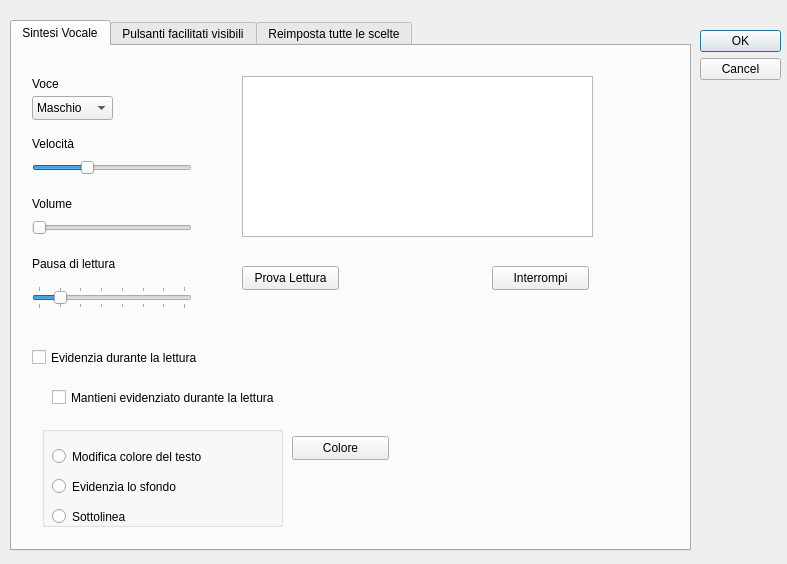
<?xml version="1.0" encoding="UTF-8"?>
<ui version="4.0">
 <class>Dialog</class>
 <widget class="QDialog" name="Dialog">
  <property name="geometry">
   <rect>
    <x>0</x>
    <y>0</y>
    <width>787</width>
    <height>564</height>
   </rect>
  </property>
  <property name="windowTitle">
   <string>Dialog</string>
  </property>
  <widget class="QDialogButtonBox" name="buttonBox">
   <property name="geometry">
    <rect>
     <x>700</x>
     <y>30</y>
     <width>81</width>
     <height>241</height>
    </rect>
   </property>
   <property name="orientation">
    <enum>Qt::Vertical</enum>
   </property>
   <property name="standardButtons">
    <set>QDialogButtonBox::Cancel|QDialogButtonBox::Ok</set>
   </property>
  </widget>
  <widget class="QTabWidget" name="tabWidget">
   <property name="geometry">
    <rect>
     <x>10</x>
     <y>20</y>
     <width>681</width>
     <height>531</height>
    </rect>
   </property>
   <property name="currentIndex">
    <number>0</number>
   </property>
   <widget class="QWidget" name="tabSintesi">
    <attribute name="title">
     <string>Sintesi Vocale</string>
    </attribute>
    <widget class="QComboBox" name="voiceComboBox">
     <property name="geometry">
      <rect>
       <x>20</x>
       <y>50</y>
       <width>81</width>
       <height>24</height>
      </rect>
     </property>
     <item>
      <property name="text">
       <string>Maschio</string>
      </property>
     </item>
     <item>
      <property name="text">
       <string>Femmina</string>
      </property>
     </item>
    </widget>
    <widget class="QLabel" name="label">
     <property name="geometry">
      <rect>
       <x>20</x>
       <y>30</y>
       <width>52</width>
       <height>15</height>
      </rect>
     </property>
     <property name="text">
      <string>Voce</string>
     </property>
    </widget>
    <widget class="QSlider" name="speedHorizontalSlider">
     <property name="geometry">
      <rect>
       <x>20</x>
       <y>110</y>
       <width>160</width>
       <height>23</height>
      </rect>
     </property>
     <property name="minimum">
      <number>5</number>
     </property>
     <property name="maximum">
      <number>20</number>
     </property>
     <property name="singleStep">
      <number>1</number>
     </property>
     <property name="pageStep">
      <number>1</number>
     </property>
     <property name="value">
      <number>10</number>
     </property>
     <property name="sliderPosition">
      <number>10</number>
     </property>
     <property name="orientation">
      <enum>Qt::Horizontal</enum>
     </property>
     <property name="tickInterval">
      <number>1</number>
     </property>
    </widget>
    <widget class="QLabel" name="label_2">
     <property name="geometry">
      <rect>
       <x>20</x>
       <y>90</y>
       <width>52</width>
       <height>15</height>
      </rect>
     </property>
     <property name="text">
      <string>Velocità</string>
     </property>
    </widget>
    <widget class="QLabel" name="label_3">
     <property name="geometry">
      <rect>
       <x>20</x>
       <y>150</y>
       <width>52</width>
       <height>15</height>
      </rect>
     </property>
     <property name="text">
      <string>Volume</string>
     </property>
    </widget>
    <widget class="QSlider" name="volumeHorizontalSlider">
     <property name="geometry">
      <rect>
       <x>20</x>
       <y>170</y>
       <width>160</width>
       <height>23</height>
      </rect>
     </property>
     <property name="orientation">
      <enum>Qt::Horizontal</enum>
     </property>
    </widget>
    <widget class="QTextEdit" name="textEdit">
     <property name="geometry">
      <rect>
       <x>230</x>
       <y>30</y>
       <width>351</width>
       <height>161</height>
      </rect>
     </property>
    </widget>
    <widget class="QPushButton" name="playPushButton">
     <property name="geometry">
      <rect>
       <x>230</x>
       <y>220</y>
       <width>97</width>
       <height>24</height>
      </rect>
     </property>
     <property name="text">
      <string>Prova Lettura</string>
     </property>
    </widget>
    <widget class="QPushButton" name="stopPushButton">
     <property name="geometry">
      <rect>
       <x>480</x>
       <y>220</y>
       <width>97</width>
       <height>24</height>
      </rect>
     </property>
     <property name="text">
      <string>Interrompi</string>
     </property>
    </widget>
    <widget class="QCheckBox" name="evidenziaCheckBox">
     <property name="geometry">
      <rect>
       <x>20</x>
       <y>300</y>
       <width>191</width>
       <height>23</height>
      </rect>
     </property>
     <property name="text">
      <string>Evidenzia durante la lettura</string>
     </property>
    </widget>
    <widget class="QCheckBox" name="mantieniCheckBox">
     <property name="geometry">
      <rect>
       <x>40</x>
       <y>340</y>
       <width>271</width>
       <height>23</height>
      </rect>
     </property>
     <property name="text">
      <string>Mantieni evidenziato durante la lettura</string>
     </property>
    </widget>
    <widget class="QGroupBox" name="groupBox">
     <property name="geometry">
      <rect>
       <x>30</x>
       <y>380</y>
       <width>241</width>
       <height>101</height>
      </rect>
     </property>
     <property name="title">
      <string/>
     </property>
     <widget class="QRadioButton" name="modificaRadioButton">
      <property name="geometry">
       <rect>
        <x>10</x>
        <y>20</y>
        <width>171</width>
        <height>21</height>
       </rect>
      </property>
      <property name="text">
       <string>Modifica colore del testo</string>
      </property>
     </widget>
     <widget class="QRadioButton" name="evidenziaRadioButton">
      <property name="geometry">
       <rect>
        <x>10</x>
        <y>50</y>
        <width>161</width>
        <height>21</height>
       </rect>
      </property>
      <property name="text">
       <string>Evidenzia lo sfondo</string>
      </property>
     </widget>
     <widget class="QRadioButton" name="sottolineaRadioButton">
      <property name="geometry">
       <rect>
        <x>10</x>
        <y>80</y>
        <width>93</width>
        <height>21</height>
       </rect>
      </property>
      <property name="text">
       <string>Sottolinea</string>
      </property>
     </widget>
    </widget>
    <widget class="QPushButton" name="colorePushButton">
     <property name="geometry">
      <rect>
       <x>280</x>
       <y>390</y>
       <width>97</width>
       <height>24</height>
      </rect>
     </property>
     <property name="text">
      <string>Colore</string>
     </property>
    </widget>
    <widget class="QSlider" name="waitHorizontalSlider">
     <property name="geometry">
      <rect>
       <x>20</x>
       <y>240</y>
       <width>160</width>
       <height>23</height>
      </rect>
     </property>
     <property name="minimum">
      <number>5</number>
     </property>
     <property name="maximum">
      <number>40</number>
     </property>
     <property name="singleStep">
      <number>5</number>
     </property>
     <property name="value">
      <number>10</number>
     </property>
     <property name="orientation">
      <enum>Qt::Horizontal</enum>
     </property>
     <property name="tickPosition">
      <enum>QSlider::TicksBothSides</enum>
     </property>
     <property name="tickInterval">
      <number>5</number>
     </property>
    </widget>
    <widget class="QLabel" name="label_5">
     <property name="geometry">
      <rect>
       <x>20</x>
       <y>210</y>
       <width>111</width>
       <height>16</height>
      </rect>
     </property>
     <property name="text">
      <string>Pausa di lettura</string>
     </property>
    </widget>
   </widget>
   <widget class="QWidget" name="tabPulsanti">
    <attribute name="title">
     <string>Pulsanti facilitati visibili</string>
    </attribute>
    <widget class="QCheckBox" name="letturaCheckBox">
     <property name="geometry">
      <rect>
       <x>10</x>
       <y>20</y>
       <width>131</width>
       <height>23</height>
      </rect>
     </property>
     <property name="text">
      <string>Lettura del testo</string>
     </property>
     <property name="checked">
      <bool>true</bool>
     </property>
    </widget>
    <widget class="QCheckBox" name="evidenziaRigaCheckBox">
     <property name="geometry">
      <rect>
       <x>10</x>
       <y>60</y>
       <width>121</width>
       <height>23</height>
      </rect>
     </property>
     <property name="text">
      <string>Evidenzia riga</string>
     </property>
     <property name="checked">
      <bool>true</bool>
     </property>
    </widget>
    <widget class="QCheckBox" name="scelteCheckBox">
     <property name="geometry">
      <rect>
       <x>10</x>
       <y>100</y>
       <width>111</width>
       <height>23</height>
      </rect>
     </property>
     <property name="text">
      <string>Scelte rapide</string>
     </property>
     <property name="checked">
      <bool>true</bool>
     </property>
    </widget>
    <widget class="QCheckBox" name="quaderniCheckBox">
     <property name="geometry">
      <rect>
       <x>10</x>
       <y>140</y>
       <width>82</width>
       <height>23</height>
      </rect>
     </property>
     <property name="text">
      <string>Quaderni</string>
     </property>
     <property name="checked">
      <bool>true</bool>
     </property>
    </widget>
   </widget>
   <widget class="QWidget" name="tabScelte">
    <attribute name="title">
     <string>Reimposta tutte le scelte</string>
    </attribute>
    <widget class="QLabel" name="label_4">
     <property name="geometry">
      <rect>
       <x>10</x>
       <y>20</y>
       <width>641</width>
       <height>16</height>
      </rect>
     </property>
     <property name="font">
      <font>
       <pointsize>15</pointsize>
      </font>
     </property>
     <property name="text">
      <string>Utilizzando questa funzione tutte le scelte effettuate verranno annullate</string>
     </property>
    </widget>
    <widget class="QCheckBox" name="eliminaScelteCheckBox">
     <property name="geometry">
      <rect>
       <x>10</x>
       <y>60</y>
       <width>341</width>
       <height>23</height>
      </rect>
     </property>
     <property name="text">
      <string>Elimina anche l'elenco personalizzato Scelte Rapide</string>
     </property>
    </widget>
    <widget class="QCheckBox" name="eliminaQuaderniCheckBox">
     <property name="geometry">
      <rect>
       <x>10</x>
       <y>100</y>
       <width>151</width>
       <height>23</height>
      </rect>
     </property>
     <property name="text">
      <string>Elimina Quaderni</string>
     </property>
    </widget>
    <widget class="QPushButton" name="reimpostaPushButton">
     <property name="geometry">
      <rect>
       <x>150</x>
       <y>180</y>
       <width>251</width>
       <height>61</height>
      </rect>
     </property>
     <property name="font">
      <font>
       <pointsize>19</pointsize>
      </font>
     </property>
     <property name="text">
      <string>Reimposta</string>
     </property>
    </widget>
   </widget>
  </widget>
 </widget>
 <resources/>
 <connections>
  <connection>
   <sender>buttonBox</sender>
   <signal>accepted()</signal>
   <receiver>Dialog</receiver>
   <slot>accept()</slot>
   <hints>
    <hint type="sourcelabel">
     <x>248</x>
     <y>254</y>
    </hint>
    <hint type="destinationlabel">
     <x>157</x>
     <y>274</y>
    </hint>
   </hints>
  </connection>
  <connection>
   <sender>buttonBox</sender>
   <signal>rejected()</signal>
   <receiver>Dialog</receiver>
   <slot>reject()</slot>
   <hints>
    <hint type="sourcelabel">
     <x>316</x>
     <y>260</y>
    </hint>
    <hint type="destinationlabel">
     <x>286</x>
     <y>274</y>
    </hint>
   </hints>
  </connection>
 </connections>
</ui>
